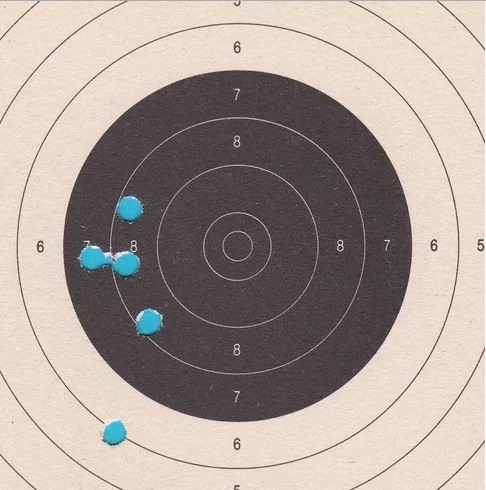
#> input picture Assignment2Input.jpg, 486 x 490 px
$ python MohamedMahmoudHassanElkashif_43806.py
#> lines starting #> are read from the running program, lines starting #| are printed output that depends on the picture; after the words box and inside, x2 and y2 are one past the last pixel; in counts of white or black regions, pixels touching at a corner belong together
import cv2
import math
import subprocess
import numpy as np

img = cv2.imread("Assignment2Input.jpg")
#> img is the input picture: shape (490, 486, 3); mean B, G, R 150.7, 156.7, 169.9
gray = cv2.cvtColor(img, cv2.COLOR_BGR2GRAY)

img3=img.copy()
score=0

kernel1=cv2.getStructuringElement(cv2.MORPH_ELLIPSE,(2,2))
blur = cv2.GaussianBlur(gray,(3,3),0)
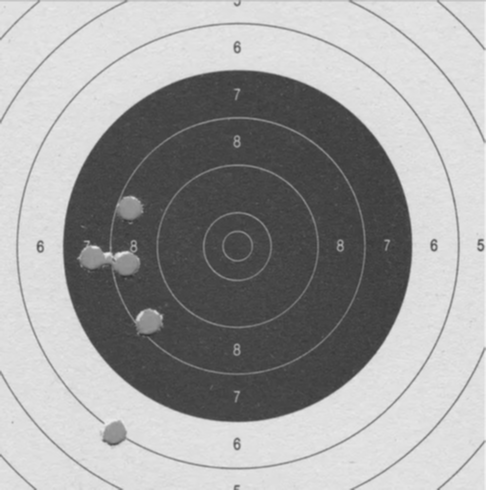
#> blur: shape (490, 486); min 51, max 241, mean 160.1

centercircle = blur.copy()
circles = cv2.HoughCircles(centercircle,cv2.HOUGH_GRADIENT,1,30,
                            param1=50,param2=50,minRadius=10,maxRadius=16)
#> circles = [[237.5, 245.5, 15.4]]

# ensure at least some circles were found
if circles is  None:
    print('No circles detected follows the hough parameters')
if circles is not None:
 circles = np.uint16(np.around(circles))
#> circles = [[238, 246, 15]]
 for i in circles[0,:]:
    # draw the outer circle
       cv2.circle(centercircle,(i[0],i[1]),i[2],(0,255,0),2)
    # draw the center of the circle
       cv2.circle(centercircle,(i[0],i[1]),2,(0,0,255),3)
       x_cordinate_of_centered_circl=i[0]
       ycordinate_of_centered_circl=i[1]

       #print ('Number of all coinshght %d' % x)
       colorofcenter=blur[x_cordinate_of_centered_circl,ycordinate_of_centered_circl]
       print('Color of cetered circle %d' %colorofcenter )
#> this loop made 1 pass
#> (i, x_cordinate_of_centered_circl, ycordinate_of_centered_circl, colorofcenter) on pass 1: ([238, 246, 15], 238, 246, 72)
#| Color of cetered circle 72
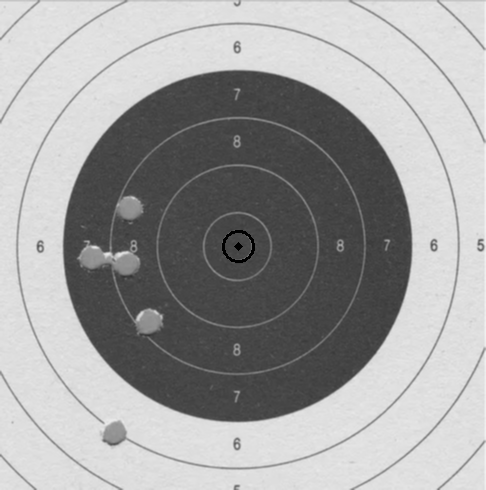
#> centercircle: shape (490, 486); 0.13% of pixels changed, all inside (x1, y1, x2, y2) = (222, 230, 255, 263)


img2 = blur.copy()


img1 = blur.copy()
circles1 = cv2.HoughCircles(img1,cv2.HOUGH_GRADIENT,2,30,
                            param1=50,param2=50,minRadius=10,maxRadius=18)
#> circles1 = [[149, 323, 14.6], [237, 245, 14.6], [91, 257, 12.4], [129, 207, 12.4]]
circles1 = np.uint16(np.around(circles1))
#> circles1 = [[149, 323, 15], [237, 245, 15], [91, 257, 12], [129, 207, 12]]

for j in circles1[0,:]:
    # draw the outer circle
       cv2.circle(img1,(j[0],j[1]),i[2],(0,255,0),2)

    # draw the center of the circle
       cv2.circle(img1,(j[0],j[1]),2,(0,0,255),3)
       x_cordinate_of_bullet = j[0]
       y_cordinate_of_bullet = j[1]
       print('Radii of bullet circles %d' % j[2])
       print('X coordinate of bullets %d' % j[0])
       print('Y coordinates of bullet %d' % j[1])
       colorofbullet=blur[x_cordinate_of_bullet,y_cordinate_of_bullet]
       print('Color of bullet circle %d' %colorofbullet )


       if math.sqrt(math.pow((j[0] - 237),2) + math.pow((j[1] - 245),2)) <16 and math.sqrt(math.pow((j[0] - 237),2) + math.pow((j[1] - 245),2)) !=0:
           score+=9
       elif math.sqrt(math.pow((j[0] - 237),2) + math.pow((j[1] - 245),2)) <33 and math.sqrt(math.pow((j[0] - 237),2) + math.pow((j[1] - 245),2)) !=0:
           score+=8
           #print('8')
       elif math.sqrt(math.pow((j[0] - 237),2) + math.pow((j[1] - 245),2)) <80 and math.sqrt(math.pow((j[0] - 237),2) + math.pow((j[1] - 245),2)) !=0:
           score+=7
           #print('7')
       elif math.sqrt(math.pow((j[0] - 237),2) + math.pow((j[1] - 245),2)) <128 and math.sqrt(math.pow((j[0] - 237),2) + math.pow((j[1] - 245),2)) !=0:
           score+=6
           #print('6')

       elif math.sqrt(math.pow((j[0] - 237),2) + math.pow((j[1] - 245),2)) <175 and math.sqrt(math.pow((j[0] - 237),2) + math.pow((j[1] - 245),2)) !=0:
           score+=5
           #print('5')
       elif math.sqrt(math.pow((j[0] - 237),2) + math.pow((j[1] - 245),2)) <222 and math.sqrt(math.pow((j[0] - 237),2) + math.pow((j[1] - 245),2)) !=0:
           score+=4
           #print('4')
       elif math.sqrt(math.pow((j[0] - 237),2) + math.pow((j[1] - 245),2)) <286 and math.sqrt(math.pow((j[0] - 237),2) + math.pow((j[1] - 245),2)) !=0:
           score+=3
#> this loop made 4 passes
#> (j, x_cordinate_of_bullet, y_cordinate_of_bullet, colorofbullet, score) on passes 1, 3, 4: ([149, 323, 15], 149, 323, 83, 6), ([91, 257, 12], 91, 257, 68, 11), ([129, 207, 12], 129, 207, 74, 17)
#> (j, x_cordinate_of_bullet, y_cordinate_of_bullet, colorofbullet) on pass 2: ([237, 245, 15], 237, 245, 73)
#> (printed output is left out)
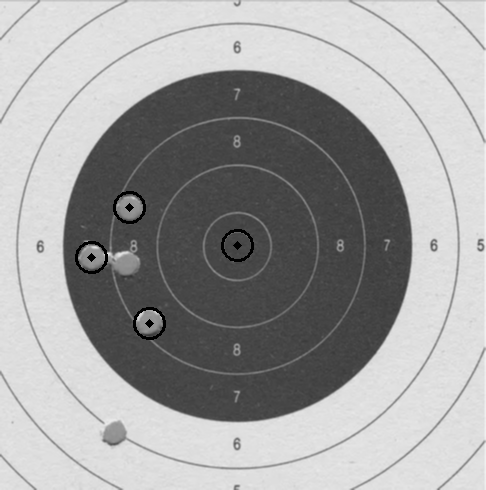
#> img1: shape (490, 486); 0.54% of pixels changed, all inside (x1, y1, x2, y2) = (75, 191, 254, 340)
#> after the loop, score = 17
           #print('3')


print(score)
#| 17
img3=img.copy()
font = cv2.FONT_HERSHEY_SIMPLEX
#> font = 0
cv2.putText(img3,'Score = %d'%score,(220,50), font, 1,(255,0,0),2)
cv2.circle(img3,(238,246),16,(0,255,0),2)
cv2.circle(img3,(238,246),33,(0,255,0),2)
cv2.circle(img3,(238,246),80,(0,255,0),2)
cv2.circle(img3,(238,246),128,(0,255,0),2)
cv2.circle(img3,(238,246),175,(0,255,0),2)
cv2.circle(img3,(238,246),222,(0,255,0),2)
cv2.circle(img3,(238,246),268,(0,255,0),2)
cv2.circle(img3,(125,261),13,(0,0,255),2)
cv2.circle(img3,(91,257),13,(0,0,255),2)
cv2.circle(img3,(149,323),j[2],(0,0,255),2)
cv2.circle(img3,(129,207),j[2],(0,0,255),2)
cv2.circle(img3,(113,431),j[2],(0,0,255),2)
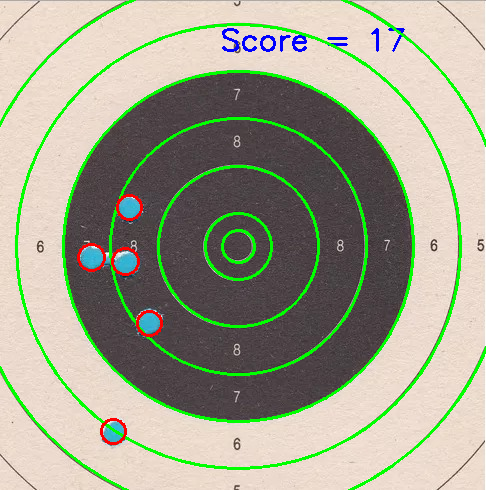
#> img3: shape (490, 486, 3); mean B, G, R 142.3, 162.2, 160.8

cv2.circle(img2,(238,246),16,(0,255,0),2)
cv2.circle(img2,(238,246),33,(0,255,0),2)
cv2.circle(img2,(238,246),80,(0,255,0),2)
cv2.circle(img2,(238,246),128,(0,255,0),2)
cv2.circle(img2,(238,246),175,(0,255,0),2)
cv2.circle(img2,(238,246),222,(0,255,0),2)
cv2.circle(img2,(238,246),268,(0,255,0),2)
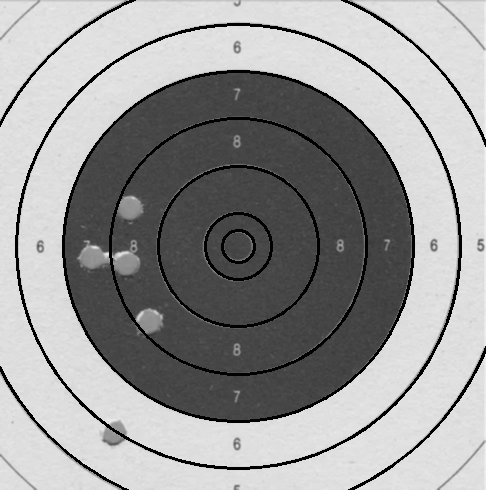
#> img2: shape (490, 486); min 0, max 241, mean 151.5
cv2.imshow('Final image',img3)
cv2.imshow('Detected Rings',img2)
cv2.imshow('Detected bullets',img1)
cv2.imshow('detected center circle',centercircle)
cv2.imshow('After Gussian filter to remove noise',blur)
cv2.imshow('After rgb2gray',gray)
cv2.waitKey(0)
cv2.destroyAllWindows()

cv2.imwrite('MohamedMahmoudHassanElkashif_43806_Finalimage.png',img3)
cv2.imwrite('MohamedMahmoudHassanElkashif_43806_Detected Rings.png',img2)
cv2.imwrite('MohamedMahmoudHassanElkashif_43806_Detected bullets.png',img1)
cv2.imwrite('MohamedMahmoudHassanElkashif_43806_detected center circle.png',centercircle)
cv2.imwrite('MohamedMahmoudHassanElkashif_43806_After Gussian filter to remove noise.png',blur)
cv2.imwrite('MohamedMahmoudHassanElkashif_43806_After rgb2gray.png',gray)
